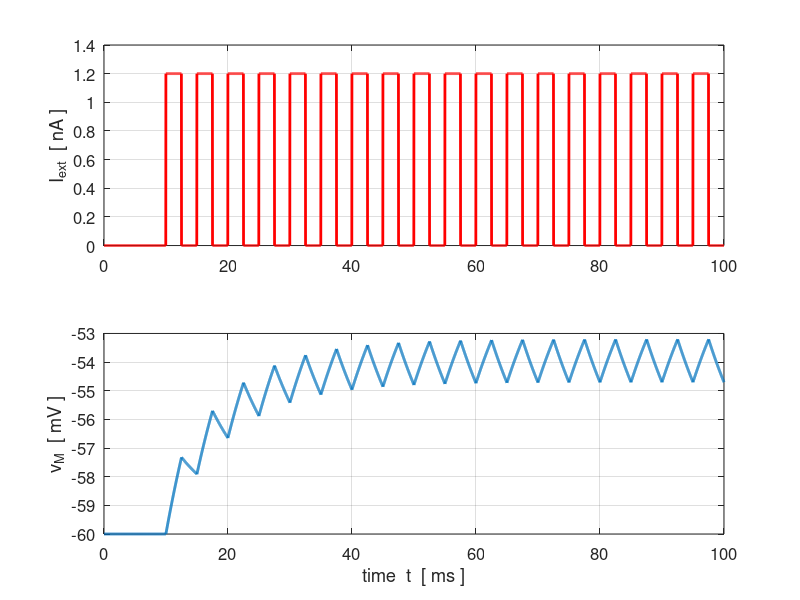

The MATLAB source for this figure:
% ns_LIF_002.m
% Finite difference method
% Leaky linear integrate and fire method
% Sub-threshold regime
% SI units unless specified

clear
close all
clc

% INPUTS -----------------------------------------------------------------
   R = 10e6;                % membrane resistance  [10e6 ohms]
   tau = 10;                % time constant  [20 s] 
   I0 = 1.2e-6;               % external current amplitude  [mA]
   N = 5000;                % number of data points for calculations [5000]

   vTH = -50;               % threshold voltage
   vReset = -80;            % reset potential
   vRest = -60;             % rest potential
   vSpike = 20;             % spike potential
   
   tARP = 5;                % absolute refractrory period
   
% SETUP ------------------------------------------------------------------
   
   tmin = 0;                % time interval for modelling
   tmax = 100; %50*tau;
   t = linspace(tmin, tmax, N);     % time steps [s]
   dt = t(2) - t(1);

   Iext = zeros(1,N);        % initialize membrane current  [mA]
   V = vRest .* ones(1,N);           % vM  initialize membrane voltage  [mV]
   K = dt / tau;             % constant

   nARP = round(tARP / dt);
   
% EXTERNAL STIMULUS  -----------------------------------------------------
 
flagS = 2;        % enter value for type of external input

switch flagS
    
    case 1  % free solutions
        Iext = zeros(1,N);
        V(1) = -80;
        
    case 2   % series of pulses - subthreshold repsonse
        num_start = 0.05 * N;
        num_end   = 0.05 * N;
        num_d     = 0.05 * N;
        num_width = round(0.025 * N);

       cn_max = round((N - num_end - num_start)/num_d);
       num_index = zeros(cn_max,1);

       for cn = 1 : cn_max
          num_index(cn) = round(num_start + cn * num_d);
          Iext(num_index(cn) : num_index(cn) + num_width) = I0;
       end  % if
       
    case 3   % step input current  
       num_start = 0.1 * N;
       Iext(num_start : end) = I0;
       
    
    case 4    % pulse input   
       num_start = 0.1 * N;
       num_end   = 0.3  * N;  
       num_width = round(num_end - num_start);
       Iext(num_start : num_start + num_width) = I0;
       %Iext(num_start : 0.5*num_start + 0.5*num_width) = 2*I0;
       
    case 5    % ramp input 
       Iext = 5e-8 .* t;
    
    case 6    % nosiy input   
       Iext = I0 .* rand(1,N);
       
end   % switch
   
       
       Vext = R .* Iext;           % external voltage stimulus


% Finite Difference method  ==============================================
d = -1;
for c = 1 : N - 1
   V(c+1) = V(c) + K * (-V(c) + vRest + Vext(c));
  
   if V(c+1) > vTH
      V(c) = vSpike;
      V(c+1) = vReset;
      d = nARP;
   end 
   
   if d > 0
      V(c+1) = vReset;
      d = d - 1;
   end
   
end


% Firing rates: flagF = 1 (yes) flagF = 0 (no) ===========================
   flagF = 0;
   if flagF == 1
      indexFire = find(V == vSpike);          % indeices for spikes
      indexFire2 = indexFire(2:end);
      indexFire1 = indexFire(1:end-1);
      ISI = dt .* (indexFire2 - indexFire1);  % interspike interval
      fireRate = 1000 ./ISI;                  % firning rate
      f = mean(fireRate);                     % frequency: mean firing rate
      
   disp('Interspike times   ISI   [ms]  ');
   fprintf(' %2.2f ',ISI);
   disp('   ');
   disp('Neuron firing rate  [Hz]   ');
   fprintf(' %2.2f ',fireRate);
   disp('  ');
   fprintf('mean firing rate  f =  %2.2f \n',f);
   disp('  ');
   
   if flagS == 5     % ramp input stimuls
      figure(2)
      fs = 12;
      set(gcf,'units','normalized');
      set(gcf,'position',[0.42 0.40 0.2 0.2]);
      xP = 1e6 .* Iext(indexFire2);  yP = fireRate;
      plot(xP,yP,'b','linewidth',2);
      ylabel('f  [Hz]','fontsize',fs);
      xlabel('I_{ext}  [nA]','fontsize',fs);
      axis([0 max(xP) 0 1.2*max(yP)])
      grid on
      set(gca,'fontsize',fs);
   end  % if
   
   end  % flagF

% GRAPHICS  ==============================================================
figure(1)
fs = 12;
set(gcf,'units','normalized');
%set(gcf,'position',[0.02 0.40 0.4 0.4]);
set(gcf,'position',[0.02 0.40 0.25 0.35]);

hsp = subplot(2,1,1);
set(hsp,'Position', [0.1600 0.65 0.77 0.25]);
sfx = 1; sfy = 1e6;
xP = sfx .* t;
yP = sfy .* Iext;
plot(xP,yP,'r','linewidth',2);
ylabel('I_{ext}  [ nA ]','fontsize',fs);
%set(gca,'yLim',[0 1.1]);
%axis([0 max(xP) 0 1.2*max(yP)])
grid on
set(gca,'fontsize',fs);
box on

hsp = subplot(2,1,2);
set(hsp,'Position', [0.1600 0.15 0.77 0.40]);
sfx = 1; sfy = 1;
xP = sfx .* t;   yP = sfy .* V;
plot(xP,yP,'linewidth',2);
xlabel('time  t  [ ms ]','fontsize',fs);
ylabel('v_M  [ mV ]','fontsize',fs);
grid on
set(gca,'fontsize',fs);
%set(gca,'yLim',[-60 -55]);
%axis([0 max(xP) 1.1*min(yP) 1.4*max(yP)])
box on
